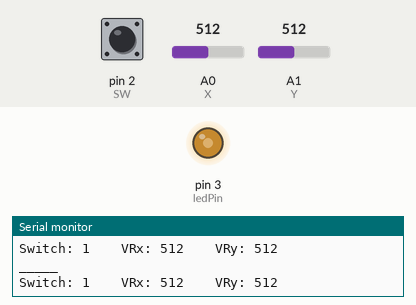
A sketch run on a simulated Arduino Uno, built with avr-gcc and run on an emulated ATmega328P. Shown: output pins drawn as LEDs (lit = HIGH), the last lines printed to the serial monitor. The inputs (shaded band) are chosen by the test bench; at power-on: A0 (X) = 512, pin 2 (SW) HIGH, A1 (Y) = 512.

Above: at 1.2 s.
1.3 s: A0 (X) set to 11
At 1.9 s:
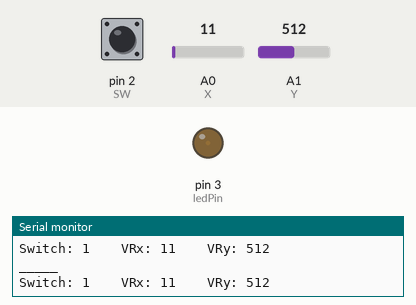
2.8 s: A0 (X) set to 8
At 4.2 s:
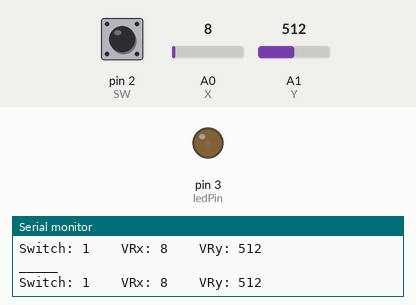
5.8 s: A0 (X) set to 1023
At 6.4 s:
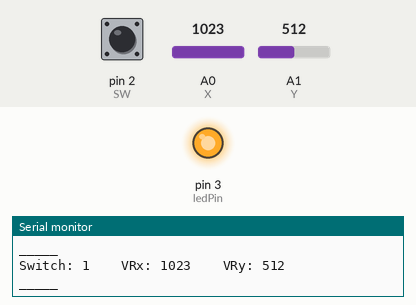
7.3 s: A0 (X) set to 1011
At 8.5 s:
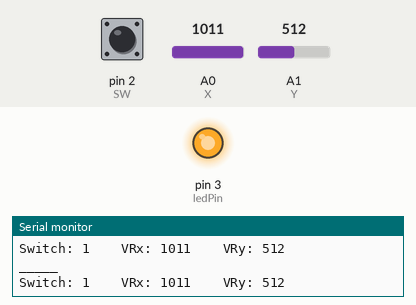
8.8 s: A0 (X) set to 993
At 9.9 s:
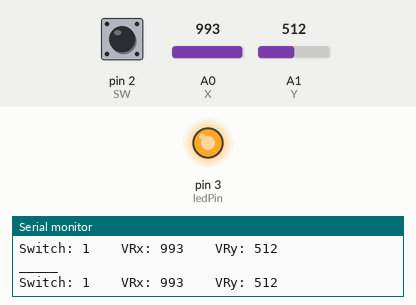
Timing chart, 0 to 11.8 s (numbered marks = the images above; inputs shaded):
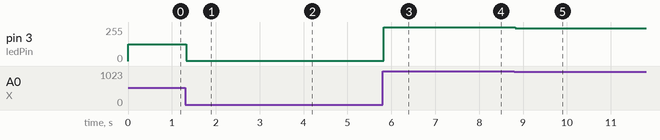

The sketch:

file34.ino
```cpp
const int SW = 2;
const int X = 0;
const int Y = 1;
const int ledPin = 3;

void setup() {
  pinMode(SW, INPUT_PULLUP);
  pinMode(ledPin, OUTPUT);
  Serial.begin(9600);
}

void loop() {
  int xVal = analogRead(X);
  int brightness = map(xVal, 0, 1023, 0, 255);
  analogWrite(ledPin, brightness);

  Serial.print("Switch: ");
  Serial.print(digitalRead(SW));
  Serial.print("\t\t");
  Serial.print("VRx: ");
  Serial.print(xVal);
  Serial.print("\t\t");
  Serial.print("VRy: ");
  Serial.println(analogRead(Y));
  Serial.println("_____");
  delay(10);
}
```

Measured:
- after the input at 1.3 s, pin 3 (ledPin): 127/255 → 2/255 at once
- after the input at 2.8 s, pin 3 (ledPin): 2/255 → 1/255 at once
- after the input at 5.8 s, pin 3 (ledPin): 1/255 → 255/255 at once
- after the input at 7.3 s, pin 3 (ledPin): 255/255 → 252/255 at once
- after the input at 8.8 s, pin 3 (ledPin): 252/255 → 247/255 at once
